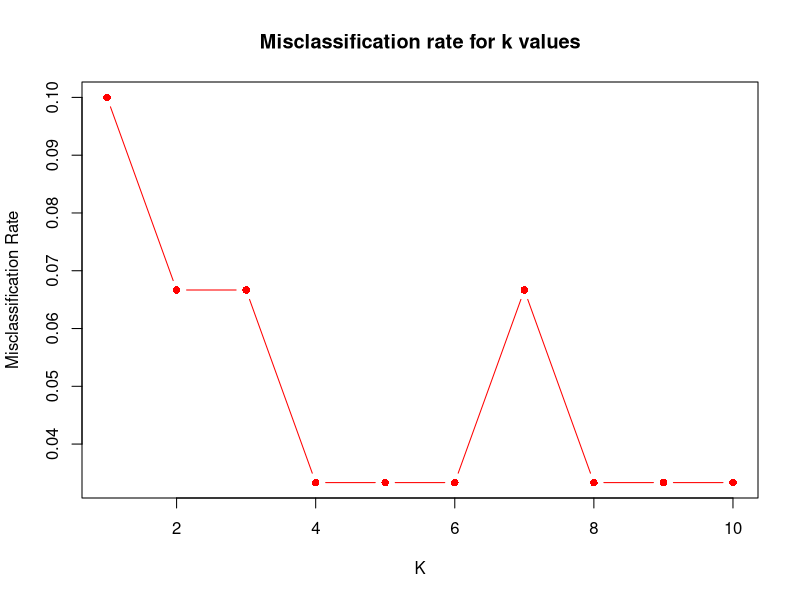
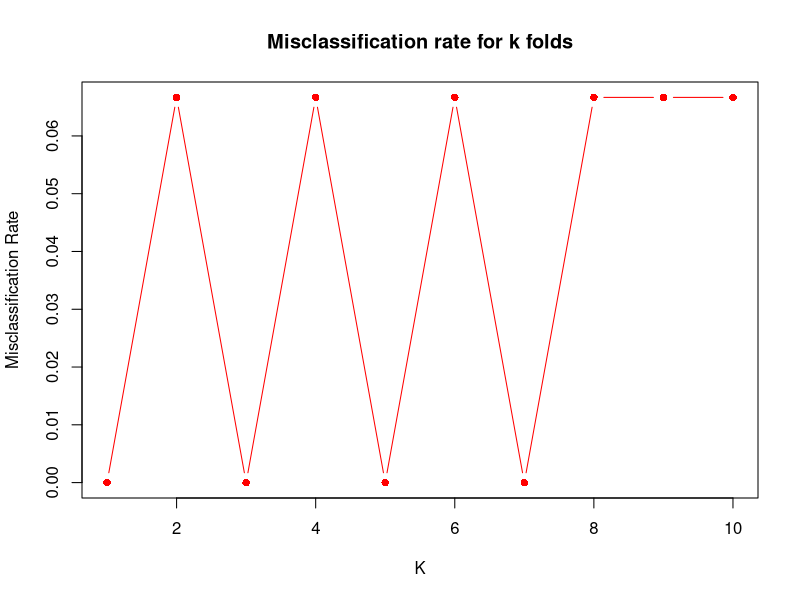
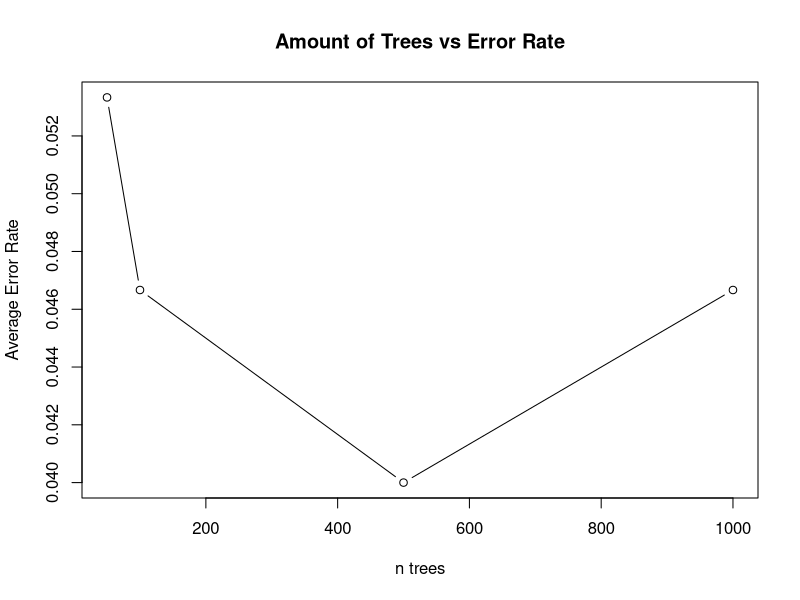

Recreate these plots in R, in order.
## ---- chunk 1
knitr::opts_chunk$set(echo = TRUE)
## ---- chunk 2
#install.packages(c('randomForest', 'caret', 'class'))

library(class)
library(caret)
library(randomForest)
library(MASS)

# load data from CSV
Iris <- read.csv("bezedekIris.csv")
View(Iris)
attach(Iris)
## ---- chunk 3
set.seed(1)
k = 10
cv.error <- rep(0, k)
splits <- createFolds(Class, returnTrain = FALSE)
for(i in 1:k) {
  #Split into train and test
  test <- splits[[i]]
  train <- -(test)
  Iris.test <- Iris[test, ]
  Class.test <- Class[test]
  
  #Train model
  lda.fit <- lda(Class ~ ., data = Iris, subset = train)
  
  #Test model
  lda.pred <- predict(lda.fit, Iris.test)
  lda.class <- lda.pred$class
  cv.error[i] <- mean(lda.class != Class.test)
}
cv.error
mean(cv.error)

lda.fit <- lda(Class ~ ., data = Iris)
lda.fit
## ---- chunk 4
set.seed(1)
k = 10
cv.error <- rep(0, k)
splits <- createFolds(Class, returnTrain = FALSE)
for(i in 1:k) {
  #Split into train and test
  test <- splits[[i]]
  train <- -(test)
  Iris.test <- Iris[test, ]
  Class.test <- Class[test]
  
  #Train model
  qda.fit <- qda(Class ~ ., data = Iris, subset = train)
  
  #Test model
  qda.pred <- predict(qda.fit, Iris.test)
  qda.class <- qda.pred$class
  cv.error[i] <- mean(qda.class != Class.test)
}
cv.error
mean(cv.error)

qda.fit <- qda(Class ~ ., data = Iris)
qda.fit
## ---- chunk 5
#### FITTING A KNN CLASSIFIER MODEL FOR DIFFERENT VALUES OF K TO FIND THE BEST K WITH LEAST MISCLASSIFICATION RATE
set.seed(300)
train_indices = sample(1:nrow(Iris), 0.8 * nrow(Iris))
train_data=Iris[train_indices, ]
test_data=Iris[-train_indices, ]
predictors=names(train_data)[1:4]
response="Class"
correct_classification=numeric()
misclassification_rates=numeric()
for (k_value in 1:10) {
  knn_predictions=knn(train = train_data[, predictors], test = test_data[, predictors], cl = train_data[, response], k = k_value)
  confusion_matrix=table(Actual = test_data[, response], Predicted = knn_predictions)
  correct_classification=sum(diag(confusion_matrix)) / sum(confusion_matrix)
  misclassification_rate=1 - correct_classification
  misclassification_rates=c(misclassification_rates, misclassification_rate)
  print(k_value)
  print(confusion_matrix)
  }
print(misclassification_rates)
plot(1:10, misclassification_rates, type = "b", xlab = "K",pch=16,col="red", ylab = "Misclassification Rate", main = "Misclassification rate for k values")
### After fitting the knn model on different k it is observed that 1,3,4,8,9,10 gives the minimum misclassification rate. So the knn model with k =3 can be choosen for further validation
## ---- chunk 6
### APPLYING 10 FOLD CROSS VALIDATION FOR TESTING THE MODEL PREDICTIONS
set.seed(123)
predictors = names(Iris)[1:4]
response = "Class"
irirs_data_2 = Iris[,c(predictors,response),drop=FALSE]
k_folds = 10
folds = createFolds(irirs_data_2$Class,k=k_folds,list=TRUE,returnTrain = FALSE)
missclassification_rates = numeric()
for (fold_ind in folds){
  fold = unlist(fold_ind)
  train_data = irirs_data_2[-fold,]
  test_data = irirs_data_2[fold,]
  knn_predictions = knn(train = train_data[,predictors],test=test_data[,predictors],cl=train_data[,response],k=3)
  confusion_matrix = table(Actual=test_data[,response],Predicted=knn_predictions)
  correct_classification = sum(diag(confusion_matrix))/sum(confusion_matrix)
  missclassification_rate = 1-correct_classification
  missclassification_rates = c(missclassification_rates,missclassification_rate)
}
print(missclassification_rates)
plot(1:10, missclassification_rates, type = "b",pch =16,col="red", xlab = "K", ylab = "Misclassification Rate", main = "Misclassification rate for k folds")
average_missclassification = mean(missclassification_rates)
print(average_missclassification)
### After applying the k fold cross validation the average misclassification rate shows up to be 0.04
## ---- chunk 7
Iris$Class <- as.factor(Iris$Class)
## ---- chunk 8
set.seed(1)
k=10
mis.errors.50=rep(k)
Iris.splits=createFolds(Iris$Class, k = k, returnTrain = FALSE)

for (i in 1:k){
  # split into train/test
  Iris.test=Iris[Iris.splits[[i]],]
  Iris.train=Iris[-Iris.splits[[i]],]
  
  # train model
  rf.fit = randomForest(Iris.train$Class ~ ., data=Iris.train, type='classification',importance=TRUE, proximity=TRUE, ntree=50) 
  
  # predict on test and get error from confusion matrix
  predictions=predict(rf.fit, Iris.test)
  rf.cm=table(predictions,Iris.test$Class)
  mis.error=1-sum(diag(rf.cm))/sum(rf.cm)
  
  mis.errors.50[i]=mis.error
}

mean(mis.errors.50)
## ---- chunk 9
set.seed(1)
k=10
mis.errors.100=rep(k)
Iris.splits=createFolds(Iris$Class, k = k, returnTrain = FALSE)

for (i in 1:k){
  # split into train/test
  Iris.test=Iris[Iris.splits[[i]],]
  Iris.train=Iris[-Iris.splits[[i]],]
  
  # train model
  rf.fit = randomForest(Iris.train$Class ~ ., data=Iris.train, type='classification',importance=TRUE, proximity=TRUE, ntree=100) 
  
  # predict on test and get error from confusion matrix
  predictions=predict(rf.fit, Iris.test)
  rf.cm=table(predictions,Iris.test$Class)
  mis.error=1-sum(diag(rf.cm))/sum(rf.cm)
  
  mis.errors.100[i]=mis.error
}

mean(mis.errors.100)
## ---- chunk 10
set.seed(1)
k=10
mis.errors.500=rep(k)
Iris.splits=createFolds(Iris$Class, k = k, returnTrain = FALSE)

for (i in 1:k){
  # split into train/test
  Iris.test=Iris[Iris.splits[[i]],]
  Iris.train=Iris[-Iris.splits[[i]],]
  
  # train model
  rf.fit = randomForest(Iris.train$Class ~ ., data=Iris.train, type='classification',importance=TRUE, proximity=TRUE, ntree=500) 
  
  # predict on test and get error from confusion matrix
  predictions=predict(rf.fit, Iris.test)
  rf.cm=table(predictions,Iris.test$Class)
  mis.error=1-sum(diag(rf.cm))/sum(rf.cm)
  
  mis.errors.500[i]=mis.error
}

mean(mis.errors.500)
## ---- chunk 11
set.seed(1)
k=10
mis.errors.1000=rep(k)
Iris.splits=createFolds(Iris$Class, k = k, returnTrain = FALSE)

for (i in 1:k){
  # split into train/test
  Iris.test=Iris[Iris.splits[[i]],]
  Iris.train=Iris[-Iris.splits[[i]],]
  
  # train model
  rf.fit = randomForest(Iris.train$Class ~ ., data=Iris.train, type='classification',importance=TRUE, proximity=TRUE, ntree=1000) 
  
  # predict on test and get error from confusion matrix
  predictions=predict(rf.fit, Iris.test)
  rf.cm=table(predictions,Iris.test$Class)
  mis.error=1-sum(diag(rf.cm))/sum(rf.cm)
  
  mis.errors.1000[i]=mis.error
}

mean(mis.errors.1000)
## ---- chunk 12
ave.errors=c(mean(mis.errors.50),mean(mis.errors.100),mean(mis.errors.500),mean(mis.errors.1000))

plot(c(50,100,500,1000),ave.errors, xlab = 'n trees', ylab='Average Error Rate', type='b')

title('Amount of Trees vs Error Rate')
